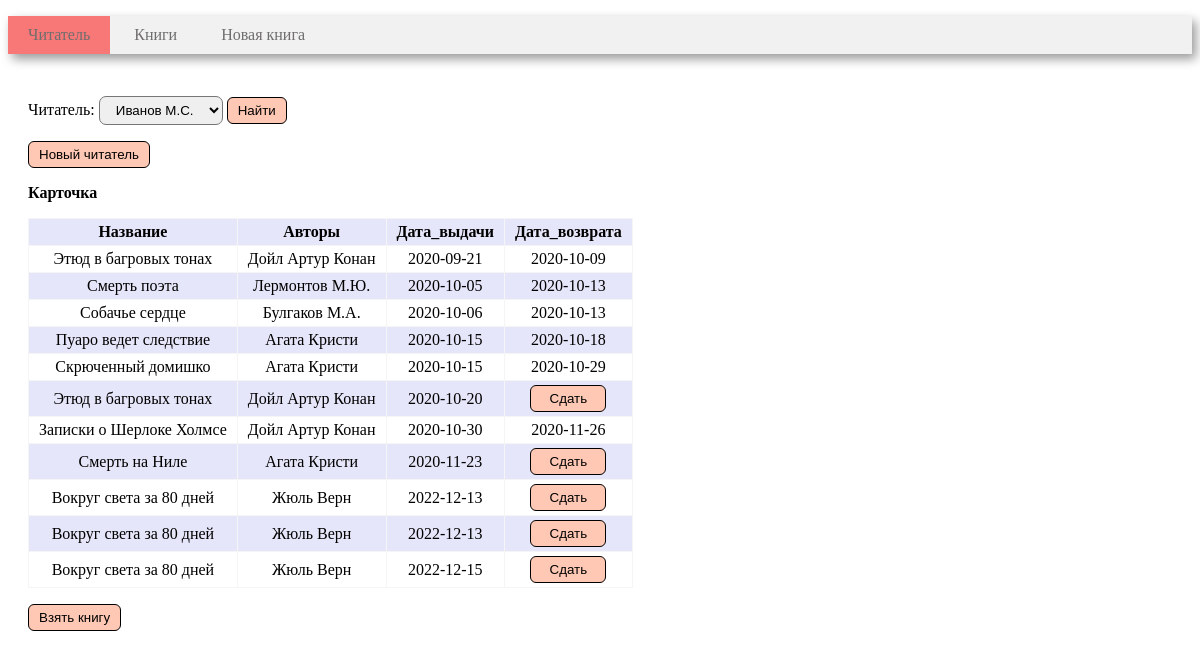
The page / on the database its author committed.
### tables this page shows
CREATE TABLE reader (
       reader_id INTEGER PRIMARY KEY AUTOINCREMENT,
	   reader_name VARCHAR(30)
);

CREATE TABLE book (
      book_id INTEGER PRIMARY KEY AUTOINCREMENT, 
	  title VARCHAR(80),
      genre_id int, 
      publisher_id INT,
      year_publication INT,
      available_numbers INT, 
      FOREIGN KEY (genre_id)  REFERENCES genre (genre_id) ON DELETE CASCADE,
      FOREIGN KEY (publisher_id)  REFERENCES publisher (publisher_id) ON DELETE CASCADE
);

CREATE TABLE book_reader (
      book_reader_id INTEGER PRIMARY KEY AUTOINCREMENT, 
      book_id int, 
      reader_id INT,
	  borrow_date DATE, 
	  return_date DATE,
      FOREIGN KEY (book_id)  REFERENCES book (book_id) ON DELETE CASCADE,
      FOREIGN KEY (reader_id)  REFERENCES reader (reader_id) ON DELETE CASCADE
);

### controllers/index.py (the view)
@app.route('/', methods=['get'])
def index():
    conn = get_db_connection()
    if request.values.get('reader'):
        reader_id = int(request.values.get('reader'))
        session['reader_id'] = reader_id
    elif request.values.get('new_reader'):
        html = render_template('new_reader.html')
        return html
    elif request.values.get('new_reader_fio'):
        new_reader = request.values.get('new_reader_fio')
        session['reader_id'] = int(get_new_reader(conn, new_reader))
    elif request.values.get('return'):
        book_reader_id = int(request.values.get('return'))
        return_book(conn, book_reader_id)
    elif 'reader_id' not in session:
        session['reader_id'] = 1
    df_reader = get_reader(conn)
    df_book_reader = get_book_reader(conn, session['reader_id'])
    html = render_template(
        'index.html',
        reader_id=session['reader_id'],
        combo_box=df_reader,
        book_reader=df_book_reader,
        len=len
    )
    return html

### models/index_model.py (called while the page is built)
def get_reader(conn):
    return pandas.read_sql(
        '''
        SELECT * FROM reader
        ''', conn)

def get_book_reader(conn, reader_id):
    return pandas.read_sql('''
 WITH get_authors( book_id, authors_name)
 AS(
 SELECT book_id, GROUP_CONCAT(author_name)
 FROM author JOIN book_author USING(author_id)
 GROUP BY book_id
 )
 SELECT title AS Название, authors_name AS Авторы,
 borrow_date AS Дата_выдачи, return_date AS Дата_возврата,
 book_reader_id
 FROM
 reader
 JOIN book_reader USING(reader_id)
 JOIN book USING(book_id)
 JOIN get_authors USING(book_id)
 WHERE reader.reader_id = :id
 ORDER BY 3
 ''', conn, params={"id": reader_id})

### utils.py (called while the page is built)
def get_db_connection():
    return sqlite3.connect('library.sqlite')

### templates/index.html (shortened to what this page needs)
<!DOCTYPE HTML>
<html>
<head>
    <link rel="stylesheet" type="text/css" href="/static/css/style.css"/>
    {% macro render_table(table_name, relation, id) %}
        <p>
            <b>{{ table_name }} </b>
        </p>
        {% set n = len(relation) %}
        <table>
        <thead>
            <tr>
                {% for name in relation.dtypes.index %}
                    {% if name != id %}
                        <th>{{ name }}</th>
                    {% endif %}
                {% endfor %}
            </tr>
        </thead>
            <tbody>
            {% for i in range(n) %}
                <tr>
                    {% for name in relation.dtypes.index %}
                        {% if name != id %}
                            <td>
                                {% if relation.loc[i][name] == None %}
                                    <form action='' method="get">
                                        <input type="submit" class="button" value="Сдать" style="width: 76px;">
                                    </form>
                                {% else %}
                                    {{ relation.loc[i][name] }}
                                {% endif %}
                            </td>
                        {% endif %}
                    {% endfor %}
                </tr>
            {% endfor %}
            </tbody>
        </table>
    {% endmacro %}
    {% macro render_readers_list(combo_box) %}
        <label>
            <select name=reader>
                {% for i in range(len(combo_box)) %}
                    {% if reader_id==combo_box.iloc[i][0] %}
                        <option value={{ combo_box.iloc[i][0] }} selected>{{ combo_box.iloc[i][1] }}</option>
                    {% else %}
                        <option value={{ combo_box.iloc[i][0] }}>{{ combo_box.iloc[i][1] }}</option>
                    {% endif %}
                {% endfor %}
            </select>
        </label>
    {% endmacro %}
</head>
<body>
<div class=menu>
    <ul>
        <li class=active><a href={{ url_for("index") }}>Читатель</a></li>
        <li><a href={{ url_for("book_search") }}>Книги</a></li>
        <li><a href={{ url_for("new_book") }}>Новая книга</a></li>
    </ul>
</div>
<div class=block>
    <p>
    <form action='' method="get">
        Читатель:
        {{ render_readers_list(combo_box) }}
        <input type="submit" class="button" value="Найти">
    </form>
    </p>
    <p>
    <form action="{{ url_for('index') }}" method="get">
        <input type="submit" class="button" name="new_reader" value="Новый читатель">
    </form>
    </p>
    {{ render_table("Карточка",book_reader, "book_reader_id") }}
    <p>
    <form action="{{ url_for('book_search') }}" method="get">
        <input type="submit" class="button" value="Взять книгу">
    </form>
    </p>
</div>
</body>
</html>

### static/css/style.css (style rules this page uses)
.menu { background-color: #f1f1f1; box-shadow: 4px 5px 10px rgba(0, 0, 0, 0.4); width: 100%; }
.menu li { display: inline-block; vertical-align: top; color: #6f6d6d; padding: 10px; }
.menu a { text-decoration: none; color: #6f6d6d; padding: 10px; }
.menu ul { padding: 0; }
.active { background-color: #f87777; color: #f8f8f8; }
.block { padding: 10px 20px; }
select { width: fit-content; padding: 5px; border-radius: 7px; text-align: center; }
input { width: auto; padding: 5px; border-radius: 4px; text-align: center; }
.button { cursor: pointer; background-color: #ffc8b4; border: 1px solid black; border-radius: 6px; padding: 5px 10px; }
table { border-collapse: collapse; }
table tbody tr:nth-child(odd) { background: white; }
table tbody tr:nth-child(even) { background: lavender; }
table thead tr { background: lavender; }
table td, table th, table tr { border: 1px solid whitesmoke; padding: 4px 10px; text-align: center; }

### rows shown on the page
reader: reader "Иванов М.С."
book: title "Этюд в багровых тонах" "Этюд в багровых тонах"
book_reader: borrow_date "2020-09-21" "2020-10-09"
book: title "Смерть поэта"
book_reader: borrow_date "2020-10-05" "2020-10-13"
book: title "Собачье сердце"
book_reader: borrow_date "2020-10-06" "2020-10-13"
book: title "Пуаро ведет следствие"
book_reader: borrow_date "2020-10-15" "2020-10-18"
book: title "Скрюченный домишко"
book_reader: borrow_date "2020-10-15" "2020-10-29"
book_reader: borrow_date "2020-10-20"
book: title "Записки о Шерлоке Холмсе"
book_reader: borrow_date "2020-10-30" "2020-11-26"
book: title "Смерть на Ниле"
book_reader: borrow_date "2020-11-23"
book: title "Вокруг света за 80 дней" "Вокруг света за 80 дней" "Вокруг света за 80 дней"
book_reader: borrow_date "2022-12-13"
book_reader: borrow_date "2022-12-13"
book_reader: borrow_date "2022-12-15"

### other values the page prints
{{ table_name }} "Карточка"
{{ name }} "Название" "Авторы" "Дата_выдачи" "Дата_возврата"
{{ relation.loc[i][name] }} "Дойл Артур Конан" "Лермонтов М.Ю." "Булгаков М.А." "Агата Кристи" "Агата Кристи" "Дойл Артур Конан" "Дойл Артур Конан" "Агата Кристи" "Жюль Верн" "Жюль Верн" "Жюль Верн"
